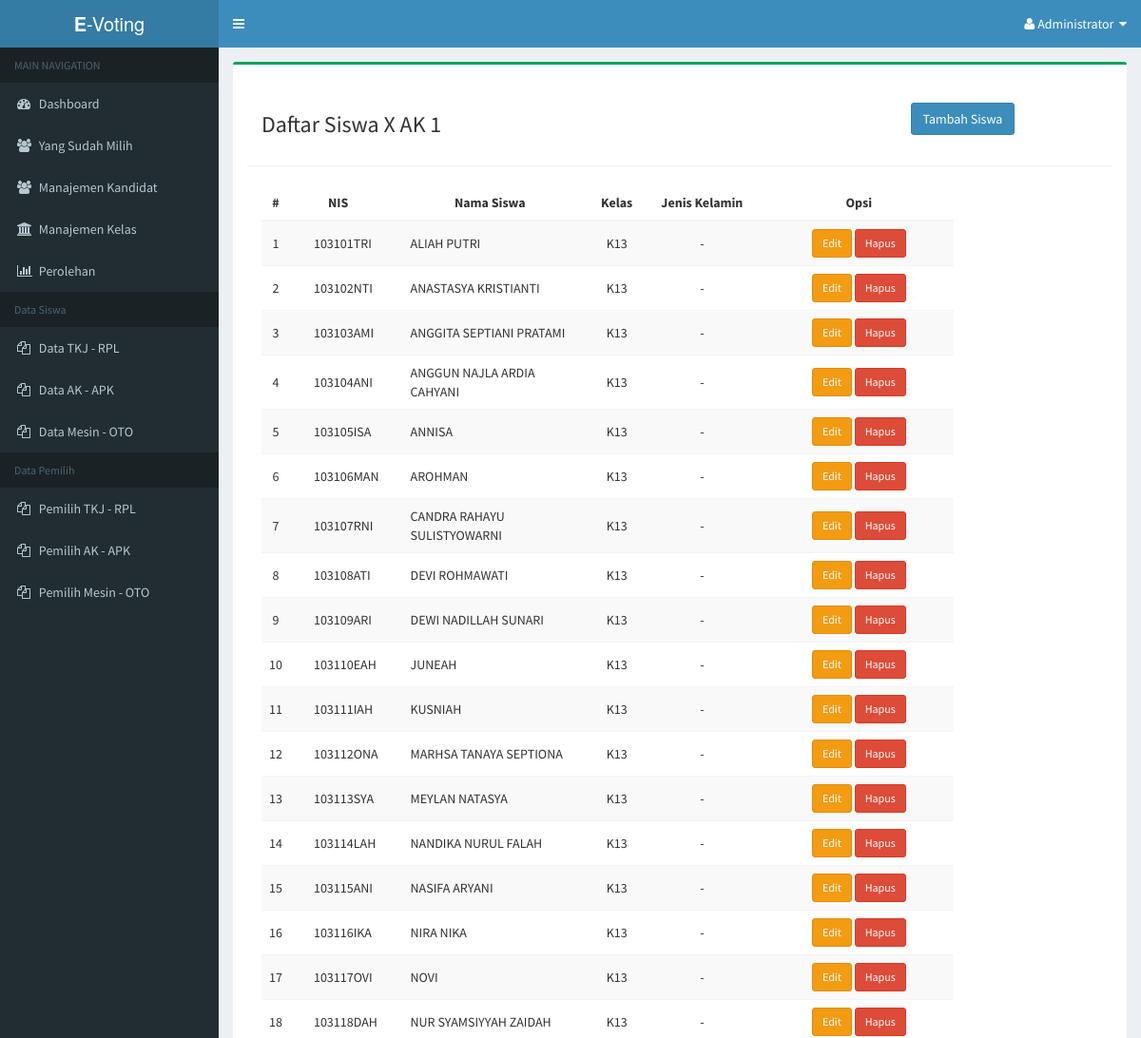
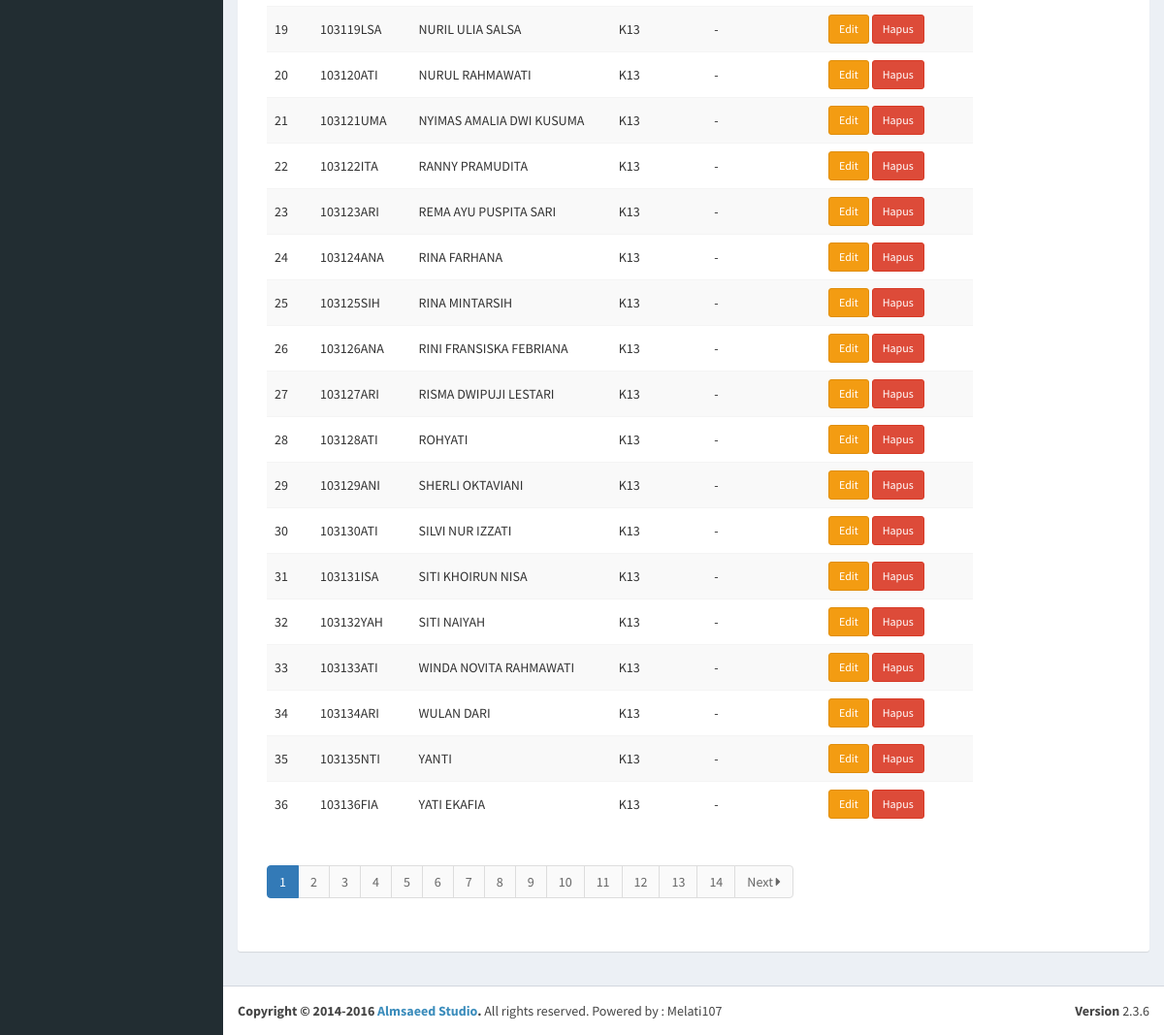
Page /admin/dashboard.php?page=X-AK-1 (signed in) on the committed database (2 pictures, top to bottom).
### tables this page shows
CREATE TABLE IF NOT EXISTS `t_user` (
  `id_user` varchar(10) NOT NULL,
  `fullname` varchar(50) NOT NULL,
  `id_kelas` varchar(3) NOT NULL,
  `jk` enum('L','P') NOT NULL,
  `pemilih` enum('Y','N') NOT NULL DEFAULT 'Y'
);

### admin/siswa-kelas/X-AK-1.php (the view, shortened to what this page needs)
<div class="row">
   <div class="col-md-9 col-sm-9">
      <h3>Daftar Siswa X AK 1</h3>
   </div>
   <div class="col-md-3 col-sm-3" style="padding-top:10px;">
      <a class="btn btn-primary" href="?page=user&action=tambah">Tambah Siswa</a>
   </div>
   <hr />
   <div class="col-md-10 col-sm-12">
      <table class="table table-striped table-hover">
            <thead>
                  <tr>
                  <th style="text-align:center;">#</th>
                  <th style="text-align:center;">NIS</th>
                  <th style="text-align:center;">Nama Siswa</th>
                  <th style="text-align:center">Kelas</th>
                  <th width="130px" style="text-align:center;">Jenis Kelamin</th>
                  <th width="200px" style="text-align:center;">Opsi</th>
                  </tr>
            </thead>
            <tbody>
                  <?php
                  require('../include/connection.php');
                  if (isset($_GET['hlm'])) {
                              $hlm = $_GET['hlm'];
                              $no  = (100*$hlm) - 99;
                        } else {
                              $hlm = 1;
                              $no  = 1;
                        }
                  $sql = mysqli_query($con, "SELECT * FROM t_user  WHERE id_kelas='K13' ORDER BY fullname ASC ");
                  if (mysqli_num_rows($sql) > 0) {
                  while($data = mysqli_fetch_array($sql)) {
                        ?>
                        <tr>
                        <td style="text-align:center;vertical-align:middle;">
                              <?php echo $no++; ?>
                        </td>
                        <td style="padding-left:25px;vertical-align:middle;">
                              <?php echo $data['id_user']; ?>
                        </td>
                        <td style="padding-left:25px;vertical-align:middle;">
                              <?php echo $data['fullname']; ?>
                        </td>
                        <td style="text-align:center;vertical-align:middle;">
                              <?php echo $data['id_kelas']; ?>
                        </td>
                        <td style="text-align:center;vertical-align:middle;">
                              -
                        </td>
                        <td style="text-align:center;vertical-align:middle;">
                              <a href="?page=user&action=edit&id=<?php echo $data['id_user']; ?>" class="btn btn-warning btn-sm">
                              Edit
                              </a>
                              <a href="?page=user&action=hapus&id=<?php echo $data['id_user']; ?>" onclick="return confirm('Yakin ingin menghapus user ini ?');" class="btn btn-danger btn-sm">
                              Hapus
                              </a>
                        </td>
                        </tr>
                        <?php
                  }
                  } else {
                  echo "<tr>
                              <td colspan='5' style='text-align:center;'><h4>Belum ada data</h4></td>
                        </tr>";
                  }
                  ?>
            </tbody>
      </table>
      <?php
      echo '<ul class="pagination">';
      ?>
      <?php
         $hitung = mysqli_num_rows(mysqli_query($con, "SELECT * FROM t_user"));
         $total  = ceil($hitung / 100);
         for ($i = 1; $i <= $total ; $i++) {
      ?>
            <li <?php if ($hlm != $i) { echo 'class="waves-effect"'; } else { echo 'class="active"'; } ?>>
               <a href="?page=user&hlm=<?php  echo $i; ?>">
                  <?php  echo $i; ?>
               </a>
            </li>
         <?php
         }
         if ($hlm < $total) {
            $next = $hlm + 1;
         ?>
            <li class="waves-effect">
               <a href="?page=user&hlm=<?php  echo $next; ?>">
                  Next <i class='fa fa-caret-right'></i>
               </a>
            </li>
         <?php
         }
      echo '</ul>';
      ?>
      </div>
</div>

### rows in the picture
t_user: id_user "103101TRI", fullname "ALIAH PUTRI", id_kelas "K13"
t_user: id_user "103102NTI", fullname "ANASTASYA KRISTIANTI", id_kelas "K13"
t_user: id_user "103103AMI", fullname "ANGGITA SEPTIANI PRATAMI", id_kelas "K13"
t_user: id_user "103104ANI", fullname "ANGGUN NAJLA ARDIA CAHYANI", id_kelas "K13"
t_user: id_user "103105ISA", fullname "ANNISA", id_kelas "K13"
t_user: id_user "103106MAN", fullname "AROHMAN", id_kelas "K13"
t_user: id_user "103107RNI", fullname "CANDRA RAHAYU SULISTYOWARNI", id_kelas "K13"
t_user: id_user "103108ATI", fullname "DEVI ROHMAWATI", id_kelas "K13"
t_user: id_user "103109ARI", fullname "DEWI NADILLAH SUNARI", id_kelas "K13"
t_user: id_user "103110EAH", fullname "JUNEAH", id_kelas "K13"
t_user: id_user "103111IAH", fullname "KUSNIAH", id_kelas "K13"
t_user: id_user "103112ONA", fullname "MARHSA TANAYA SEPTIONA", id_kelas "K13"
t_user: id_user "103113SYA", fullname "MEYLAN NATASYA", id_kelas "K13"
t_user: id_user "103114LAH", fullname "NANDIKA NURUL FALAH", id_kelas "K13"
t_user: id_user "103115ANI", fullname "NASIFA ARYANI", id_kelas "K13"
t_user: id_user "103116IKA", fullname "NIRA NIKA", id_kelas "K13"
t_user: id_user "103117OVI", fullname "NOVI", id_kelas "K13"
t_user: id_user "103118DAH", fullname "NUR SYAMSIYYAH ZAIDAH", id_kelas "K13"
t_user: id_user "103119LSA", fullname "NURIL ULIA SALSA", id_kelas "K13"
t_user: id_user "103120ATI", fullname "NURUL RAHMAWATI", id_kelas "K13"
t_user: id_user "103121UMA", fullname "NYIMAS AMALIA DWI KUSUMA", id_kelas "K13"
t_user: id_user "103122ITA", fullname "RANNY PRAMUDITA", id_kelas "K13"
t_user: id_user "103123ARI", fullname "REMA AYU PUSPITA SARI", id_kelas "K13"
t_user: id_user "103124ANA", fullname "RINA FARHANA", id_kelas "K13"
t_user: id_user "103125SIH", fullname "RINA MINTARSIH", id_kelas "K13"
t_user: id_user "103126ANA", fullname "RINI FRANSISKA FEBRIANA", id_kelas "K13"
t_user: id_user "103127ARI", fullname "RISMA DWIPUJI LESTARI", id_kelas "K13"
t_user: id_user "103128ATI", fullname "ROHYATI", id_kelas "K13"
t_user: id_user "103129ANI", fullname "SHERLI OKTAVIANI", id_kelas "K13"
t_user: id_user "103130ATI", fullname "SILVI NUR IZZATI", id_kelas "K13"
t_user: id_user "103131ISA", fullname "SITI KHOIRUN NISA", id_kelas "K13"
t_user: id_user "103132YAH", fullname "SITI NAIYAH", id_kelas "K13"
t_user: id_user "103133ATI", fullname "WINDA NOVITA RAHMAWATI", id_kelas "K13"
t_user: id_user "103134ARI", fullname "WULAN DARI", id_kelas "K13"
t_user: id_user "103135NTI", fullname "YANTI", id_kelas "K13"
t_user: id_user "103136FIA", fullname "YATI EKAFIA", id_kelas "K13"
